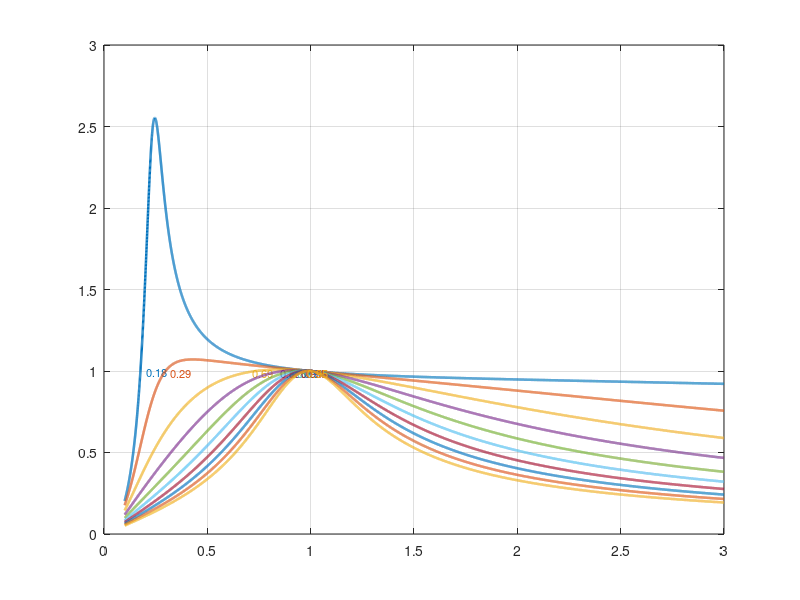

Recreate this plot in MATLAB. (Note: this script raises an error after producing the figure.)
clc;
clear;

% Parameters
m = 18; % Fixed m
Q_values = 0.1:0.2:2.0; % Reduced for clarity
Np = 1;
Ns = 100;
Vo = 20e3;
Po_max = 300;
fr = 120e3;
Fx = linspace(0.1, 3, 10000);

% Plot setup
figure;
hold on;
grid on;
box on;
colors = lines(length(Q_values));

fprintf('--- Fx values where K ≈ 1 ---\n');

for i = 1:length(Q_values)
    Q = Q_values(i);

    % Calculate K
    numerator = Fx.^2 .* (m - 1);
    denominator = sqrt((m .* Fx.^2 - 1).^2 + Fx.^2 .* (Fx.^2 - 1).^2 .* (m - 1).^2 .* Q^2);
    K = numerator ./ denominator;

    % Plot with DisplayName for legend
    plot(Fx, K, 'LineWidth', 1.8, 'Color', colors(i,:), 'DisplayName', sprintf('Q = %.1f', Q));

    % Find where K ≈ 1 (within 1% tolerance)
    idx_k1 = find(abs(K - 1) < 0.01, 1);
    if ~isempty(idx_k1)
        Fx_k1 = Fx(idx_k1);
        fprintf('Q = %.1f: Fx ≈ %.4f\n', Q, Fx_k1);
        % plot(Fx_k1, K(idx_k1), 'ko', 'MarkerSize', 6, 'LineWidth', 1.5); % Removed marker
        text(Fx_k1 + 0.03, K(idx_k1), sprintf('%.2f', Fx_k1), ...
             'FontSize', 8, 'Color', colors(i,:), 'HorizontalAlignment', 'left');
    else
        fprintf('Q = %.1f: No Fx found where K ≈ 1\n', Q);
    end
end

% Horizontal line at K = 1
yline(1, '--k', 'K = 1', 'LabelHorizontalAlignment', 'left', ...
      'FontWeight', 'bold', 'FontSize', 10);

xlabel('F_x', 'FontWeight', 'bold', 'FontSize', 12);
ylabel('K(Q, m, F_x)', 'FontWeight', 'bold', 'FontSize', 12);
title(sprintf('K vs F_x for different Q values at m = %.1f', m), 'FontWeight', 'bold');

legend('Location', 'eastoutside', 'FontSize', 10);